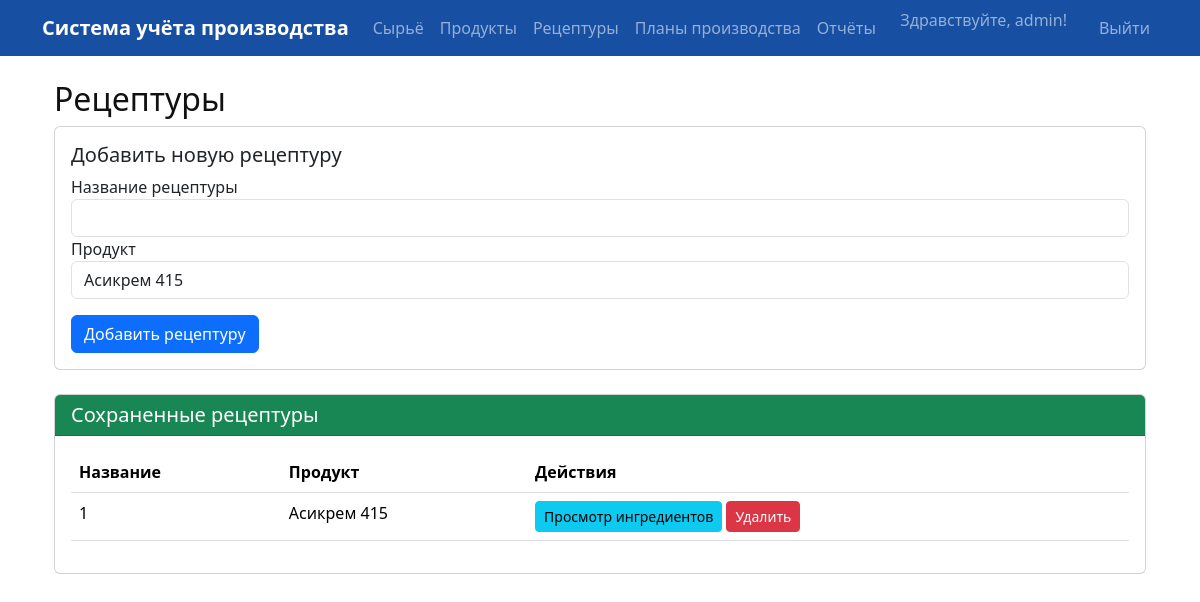
The page /recipes (signed in) on the database its author committed.
### app/models.py (models this page shows, shortened)
class User(db.Model, UserMixin):
    __tablename__ = "users"
    id = Column(Integer, primary_key=True, index=True)
    email = Column(String, unique=True, index=True)
    username = Column(String, unique=True, index=True)
    hashed_password = Column(String)
    role = Column(SQLAlchemyEnum(UserRole))
    is_active = Column(Boolean, default=True)
    created_at = Column(DateTime(timezone=True), server_default=func.now())
    updated_at = Column(DateTime(timezone=True), onupdate=func.now())
    def is_admin(self):
        return self.role == UserRole.ADMIN

class RecipeTemplate(db.Model):
    __tablename__ = "recipe_templates"
    id = Column(Integer, primary_key=True, index=True)
    product_id = Column(Integer, ForeignKey("products.id"))
    name = Column(String)
    is_default = Column(Boolean, default=False)
    status = Column(String, default="draft")  # draft, saved
    created_at = Column(DateTime(timezone=True), server_default=func.now())
    updated_at = Column(DateTime(timezone=True), onupdate=func.now())
    created_by = Column(Integer, ForeignKey("users.id"))
    product = relationship("Product", back_populates="recipe_templates")
    recipe_items = relationship("RecipeItem", back_populates="template")
    production_plans = relationship("ProductionPlan", back_populates="template")

class Product(db.Model):
    __tablename__ = "products"
    id = Column(Integer, primary_key=True, index=True)
    name = Column(String, unique=True, index=True)
    created_at = Column(DateTime(timezone=True), server_default=func.now())
    updated_at = Column(DateTime(timezone=True), onupdate=func.now())
    created_by = Column(Integer, ForeignKey("users.id"))
    recipe_templates = relationship("RecipeTemplate", back_populates="product")
    production_plans = relationship("ProductionPlan", back_populates="product")

### app/routes.py (the view, shortened to what this page needs)
@app.route('/recipes', methods=['GET', 'POST'])
@login_required
def recipes():
    form = RecipeForm()
    form.product_id.choices = [(p.id, p.name) for p in Product.query.all()]
    recipes = Recipe.query.filter_by(status='saved').all()  # Показываем только сохраненные
    drafts = Recipe.query.filter_by(status='draft').all()  # Отдельно показываем черновики
    return render_template('recipes.html', form=form, recipes=recipes, drafts=drafts)

### app/forms.py (shortened to what this page needs)
class RecipeForm(FlaskForm):
    name = StringField('Название рецептуры', validators=[DataRequired()])
    product_id = SelectField('Продукт', coerce=int, validators=[DataRequired()])
    submit = SubmitField('Добавить рецептуру')

### app/__init__.py (called while the page is built)
@login_manager.user_loader
def load_user(user_id):
    from .models import User
    return User.query.get(int(user_id))

### app/templates/recipes.html (shortened to what this page needs)
{% extends 'base.html' %}
{% block content %}
<div class="container mt-4">
    <h2>Рецептуры</h2>
    {% if current_user.is_admin() %}
    <div class="card mb-4">
        <div class="card-body">
            <h5 class="card-title">Добавить новую рецептуру</h5>
            <form method="POST">
                <div class="form-group">
                    {{ form.name.label }}
                    {{ form.name(class="form-control") }}
                </div>
                <div class="form-group">
                    {{ form.product_id.label }}
                    {{ form.product_id(class="form-control") }}
                </div>
                {{ form.submit(class="btn btn-primary mt-3") }}
            </form>
        </div>
    </div>
    {% endif %}
    <div class="card">
        <div class="card-header bg-success text-white">
            <h5 class="mb-0">Сохраненные рецептуры</h5>
        </div>
        <div class="card-body">
            <div class="table-responsive">
                <table class="table">
                    <thead>
                        <tr>
                            <th>Название</th>
                            <th>Продукт</th>
                            <th>Действия</th>
                        </tr>
                    </thead>
                    <tbody>
                        {% for recipe in recipes %}
                        <tr>
                            <td>{{ recipe.name }}</td>
                            <td>{{ recipe.product.name }}</td>
                            <td>
                                <a href="{{ url_for('recipe_ingredients', recipe_id=recipe.id) }}"
                                   class="btn btn-sm btn-info">Просмотр ингредиентов</a>
                                {% if current_user.is_admin() %}
                                <form action="{{ url_for('delete_recipe', id=recipe.id) }}"
                                      method="POST" style="display: inline;">
                                    <button type="submit" class="btn btn-sm btn-danger"
                                            onclick="return confirm('Удалить рецептуру?')">Удалить</button>
                                </form>
                                {% endif %}
                            </td>
                        </tr>
                        {% endfor %}
                    </tbody>
                </table>
            </div>
        </div>
    </div>
</div>
{% endblock %}

### app/templates/base.html (shortened to what this page needs)
<!doctype html>
<html lang="ru">
<head>
    <link href="https://cdn.jsdelivr.net/npm/bootstrap@5.3.2/dist/css/bootstrap.min.css" rel="stylesheet">
    <link href="https://cdnjs.cloudflare.com/ajax/libs/font-awesome/5.15.4/css/all.min.css" rel="stylesheet">
    <link href="https://cdn.datatables.net/1.11.5/css/dataTables.bootstrap5.min.css" rel="stylesheet">
</head>
<body>
{% set user = current_user if current_user.is_authenticated else None %}
<nav class="navbar navbar-expand-lg navbar-dark bg-primary mb-4">
    <div class="container">
        <a class="navbar-brand" href="/">
            <span>Система учёта производства</span>
        </a>
        <div class="collapse navbar-collapse" id="navbarNav">
            <ul class="navbar-nav me-auto">
                <li class="nav-item">
                    <a class="nav-link" href="/raw_materials"
                       data-bs-toggle="tooltip" title="Управление сырьем и его партиями">
                        Сырьё
                    </a>
                </li>
                <li class="nav-item">
                    <a class="nav-link" href="/products"
                       data-bs-toggle="tooltip" title="Управление продуктами">
                        Продукты
                    </a>
                </li>
                <li class="nav-item">
                    <a class="nav-link" href="/recipes"
                       data-bs-toggle="tooltip" title="Создание и редактирование рецептур">
                        Рецептуры
                    </a>
                </li>
                <li class="nav-item">
                    <a class="nav-link" href="/production_plans"
                       data-bs-toggle="tooltip" title="Планирование и контроль производства">
                        Планы производства
                    </a>
                </li>
                <li class="nav-item">
                    <a class="nav-link" href="/reports"
                       data-bs-toggle="tooltip" title="Просмотр отчетов и аналитики">
                        Отчёты
                    </a>
                </li>
            </ul>
            <ul class="navbar-nav ms-auto">
                {% if user %}
                    <li class="nav-item">
                        <span class="navbar-text me-2">Здравствуйте, {{ user.username }}!</span>
                    </li>
                    <li class="nav-item">
                        <a class="nav-link ms-3" href="{{ url_for('logout') }}">Выйти</a>
                    </li>
                {% else %}
                    <li class="nav-item">
                        <a class="nav-link" href="{{ url_for('login') }}">Войти</a>
                    </li>
                {% endif %}
            </ul>
        </div>
    </div>
</nav>
<div class="container">
    {% block content %}{% endblock %}
</div>
</body>
</html>

### app/templates/base.html (style rules this page uses)
:root { --main-blue: #174fa3; --main-blue-dark: #113366; --main-blue-light: #e6f0fa; }
body { background: #fff; color: #111; }
.navbar { background: var(--main-blue) !important; }
.navbar-brand, .navbar-brand span { color: #fff !important; font-weight: bold; }
.table thead { background: var(--main-blue-dark); color: #fff; }

### rows shown on the page
User: username "admin"
RecipeTemplate: name "1", product.name "Асикрем 415"
